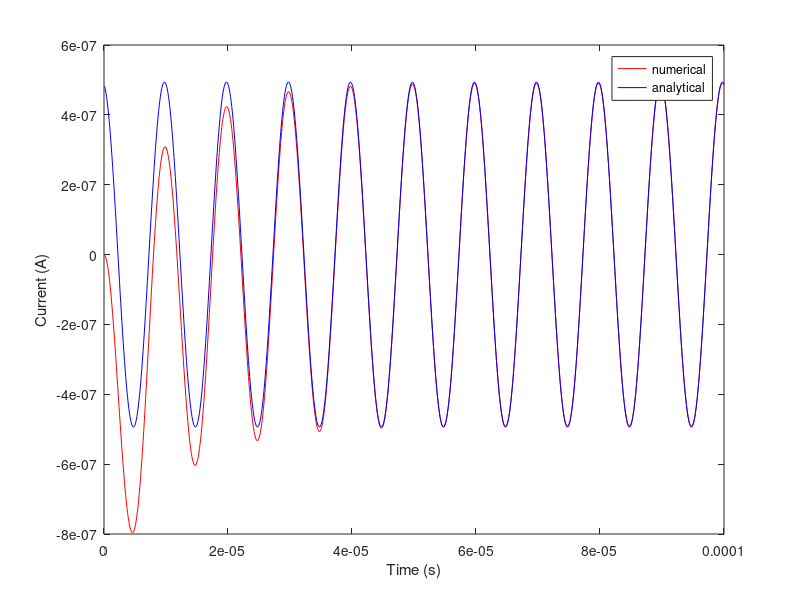

This figure's MATLAB source:
%% Homework 13-2 RC filter

R = 2e6; % Ohm
C = 5e-12; % F
freq = 1e5; % Hz
deltat = 1/freq/100; % 0.01 of a period


% system matrix
A = zeros(5,5);
A(1,:) = [0 0 0 1 0];
A(2,:) = [0 1 0 -C/deltat C/deltat];
A(3,:) = [0 0 1 0 -1/R];
A(4,:) = [1 1 0 0 0];
A(5,:) = [0 -1 1 0 0];

b = zeros(5,1);
solution = [0 0 0 1 0]';
N = 1000;

% Numerical solution
for ii=1:N
 t = ii*deltat;
 solution_old = solution;
 b(1,1) = cos(2*pi*freq*t);
 b(2,1) = -C/deltat*(solution_old(4,1)-solution_old(5,1));
 solution = A \ b;
 
 time(ii,1)=t;
 solution3(:,ii)=solution;
end

% Analytical solution
w=2*pi*freq;
t = ii*deltat;
I=(w.^2*R*C.^2./(1+(w.*R.*C).^2)).*cos(w.*time)-(w.*C./(1+(w.*R.*C).^2)).*sin(w.*time);

% plot(time,I)

figure
plot (time,solution3(3,:),'r',time,I,'b');
xlabel('Time (s)')
ylabel('Current (A)')
legend('numerical','analytical')